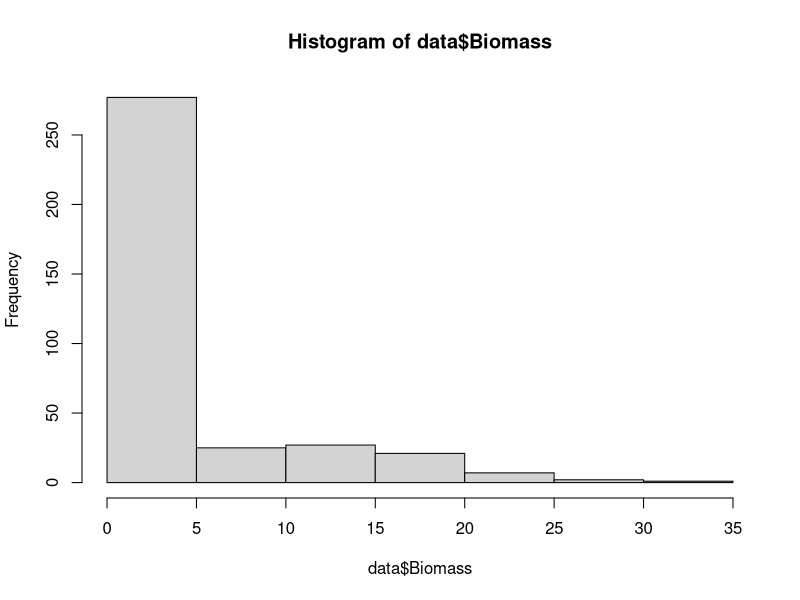
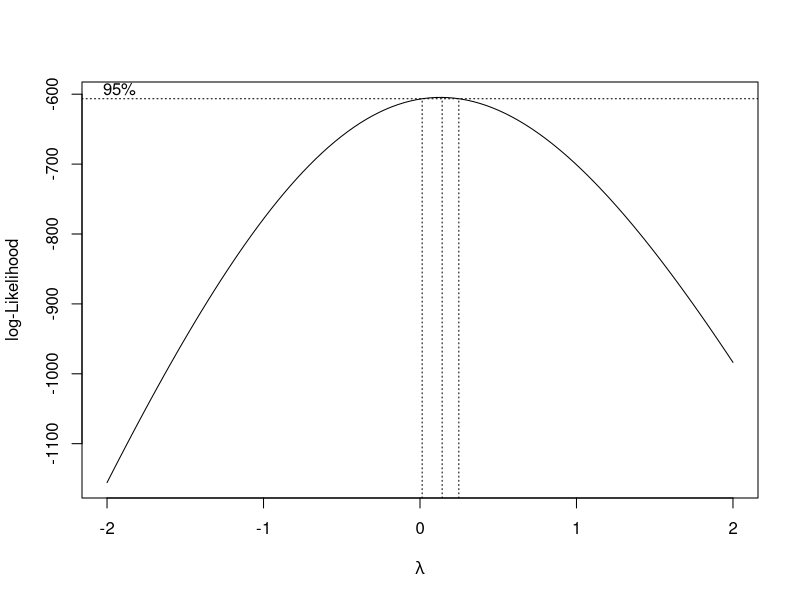
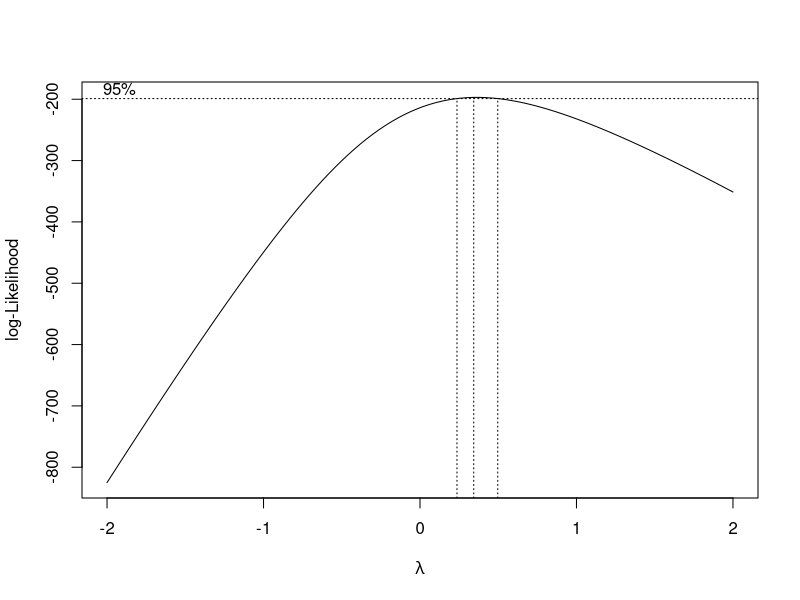

The R script that drew these images, in order: (Note: this script raises an error after producing the figures.)
## ---- chunk 1
knitr::opts_chunk$set(echo = TRUE)
## ---- chunk 2
## load data

data <- read.table("Gradient.data.2014_2016.csv", header=T, sep=",")
data[is.na(data)] <- 0

## load functions
se <- function(x) sqrt(var(x)/length(x))
error.bar <- function(x, y, upper, lower=upper, length=0,...){
if(length(x) != length(y) | length(y) !=length(lower) | length(lower) != length(upper))
stop("vectors must be same length")
arrows(x,y+upper, x, y-lower, angle=90, code=3, length=length, ...)
}
rii <- function(x, j, var)
{
s1 <- subset(x, Microsite == "Shrub", select=var)
o1 <- subset(x, Microsite == "Open", select=var)
return1 <- (s1 - o1) / (s1+o1)
x1 <- x[seq(1, nrow(x), by = 2),]
return2 <- cbind(x1[j], return1)
return2[is.na(return2)] <- 0
return2
}


## load libraries
library(MASS)
library(lsmeans)
## ---- chunk 3
## analyze data

hist(data$Biomass)
shapiro.test(data$Biomass) ## data not normal

## run models with AOV compare residuals
m1 <- aov(Biomass~Exclosure*Gradient*Microsite, data=subset(data, Year=="2014"))
m2 <- aov(Biomass~Exclosure*Gradient*Microsite, data=subset(data, Year=="2016"))

shapiro.test(m1$residuals) # p < 0.001
shapiro.test(m2$residuals) # p < 0.001

## boxcox transformation

box1 <- boxcox(Biomass~Exclosure*SWC.initial*Microsite, data=subset(data, Year=="2014"))
box2 <- boxcox(Biomass~Exclosure*as.factor(Gradient)*Microsite, data=subset(data, Year=="2016"))

## extract lambda for 2014
box2014 <- data.frame(cbind(box1$x,box1$y))
colnames(box2014) <- c("x","y")
box2014.y <- max(box2014[,"y"]) #extract optimal lambda y value
lambda.vals <- box2014[box2014$y==box2014.y,] ## match with lambda value
lambda <- lambda.vals[,1]

##transform data ((x^λ)-1)/λ

Biomass.trans <- ((subset(data, Year=="2014", Biomass)^lambda)-1)/lambda
m1 <- aov(Biomass.trans~Exclosure*SWC.initial*Microsite, data=subset(data, Year=="2014"))
Biomass2014 <- Biomass.trans

## extract lambda for 2016
box2016 <- data.frame(cbind(box2$x,box2$y))
colnames(box2016) <- c("x","y")
box2016.y <- max(box2016[,"y"]) #extract optimal lambda y value
lambda.vals <- box2016[box2016$y==box2016.y,] ## match with lambda value
lambda <- lambda.vals[,1]

##transform data ((x^λ)-1)/λ

Biomass.trans <- ((subset(data, Year=="2016", Biomass)^lambda)-1)/lambda
m2 <- aov(Biomass.trans~Exclosure*SWC.initial*Microsite, data=subset(data, Year=="2016"))
Biomass2016 <- Biomass.trans


## interaction plots for exclosure by microsite
Biomass.trans <-c(Biomass2014,Biomass2016) ## combine transformed data
data[,"Biomass.trans"] <- Biomass.trans ##attached transformed data to dataset
dat2014 <- subset(data, Year=="2014") # subset2014
dat2016 <- subset(data, Year=="2016") # subset2016
## ---- chunk 4
## rii for exclosure vs microsite
rii.dat <- rii(data, 2:10, 18:19)

xax <- c(1.1,1.9)
means.rii <- aggregate(rii.dat, by=list(Exclosure=rii.dat$Exclosure,Year=rii.dat$Year), mean)
se.rii <- aggregate(rii.dat, by=list(Exclosure=rii.dat$Exclosure,Year=rii.dat$Year), se)

par(mar=c(4.5,4.5,0.5,0.5))
plot(xax+0.1, means.rii[means.rii$Exclosure=="N","Biomass"], ylab="RII biomass",xlab="Year", xaxt="n", xlim=c(0.8,2.2), ylim=c(-0.2,1.1), pch=21, bg="Black", cex=2, cex.axis=1.5, cex.lab=1.8)
error.bar(xax+0.1, means.rii[means.rii$Exclosure=="N","Biomass"],se.rii[means.rii$Exclosure=="N","Biomass"]*2, lwd=2.5)
axis(1, xax, c("2014","2016"), cex.axis=1.5)
abline(h=0, lty=2, lwd=2)

#plot(xax[1:2], means.rii[means.rii$Exclosure=="Y","Biomass"], ylab="RII biomass",xlab="Year", xaxt="n", xlim=c(0.8,2.2), ylim=c(-0.2,1), pch=21, bg="Grey60", cex=2, cex.axis=1.5, cex.lab=1.8)
error.bar(xax-0.1, means.rii[means.rii$Exclosure=="Y","Biomass"],se.rii[means.rii$Exclosure=="Y","Biomass"]*2, lwd=2.5)
points(xax-0.1, means.rii[means.rii$Exclosure=="Y","Biomass"], ylab="RII biomass", bg="Grey80", pch=21, cex=2)
legend(1.78, 1.08, c("- consumers","+ consumers"), pch=21, pt.bg=c("Grey80","Black"), cex=1.3)


## compare soil moisture with microsite
shrub.2014 <- subset(dat2014, Microsite=="Shrub")
open.2014 <- subset(dat2014, Microsite=="Open")
shrub.2016 <- subset(dat2016, Microsite=="Shrub")
open.2016 <- subset(dat2016, Microsite=="Open")
## ---- chunk 5
## shrub and open with soil moisture

box1 <- boxcox(Biomass~SWC.initial, data=shrub.2014)

## extract lambda for 2014
box2014 <- data.frame(cbind(box1$x,box1$y))
colnames(box2014) <- c("x","y")
box2014.y <- max(box2014[,"y"]) #extract optimal lambda y value
lambda.vals <- box2014[box2014$y==box2014.y,] ## match with lambda value
lambda <- lambda.vals[,1]

Biomass.trans <- ((shrub.2014$Biomass^lambda)-1)/lambda
m1 <- lm(Biomass.trans~SWC.initial, data=shrub.2014)

box2 <- boxcox(Biomass~SWC.initial, data=open.2014)

## extract lambda for 2014
box2014 <- data.frame(cbind(box2$x,box2$y))
colnames(box2014) <- c("x","y")
box2014.y <- max(box2014[,"y"]) #extract optimal lambda y value
lambda.vals <- box2014[box2014$y==box2014.y,] ## match with lambda value
lambda <- lambda.vals[,1]

Biomass.trans <- ((subset(data, Year=="2014", Biomass)^lambda)-1)/lambda
m2 <- lm(Biomass.trans~SWC.initial, data=open.2014)

par(mfrow=c(1,2))
par(mar=c(4.5,4.5,0.5,0.5))
plot(shrub.2014$SWC.initial, shrub.2014$Biomass.trans, ylim=c(-2,6), pch=19, xlim=c(8,50), ylab="transformed biomass", xlab="soil moisture (%)", cex.axis=1.5, cex.lab=1.8)
points(open.2014$SWC.initial, open.2014$Biomass.trans, pch=21, bg="Grey80")
#m3 <- lm(Biomass.trans~SWC.initial, data=shrub.2014)
abline(m1, lwd=4)
#m4 <- lm(Biomass.trans~SWC.initial, data=open.2014)
abline(m2, lwd=4, col="Grey60")
text(10,6, "2014", cex=1.5)

## 2016

box3 <- boxcox(Biomass~SWC.initial, data=shrub.2016, plotit=F)

## extract lambda for 2014
box2016 <- data.frame(cbind(box3$x,box3$y))
colnames(box2016) <- c("x","y")
box2016.y <- max(box2016[,"y"]) #extract optimal lambda y value
lambda.vals <- box2016[box2016$y==box2016.y,] ## match with lambda value
lambda <- lambda.vals[,1]

Biomass.trans <- ((shrub.2016$Biomass^lambda)-1)/lambda
m3 <- lm(Biomass.trans~SWC.initial, data=shrub.2016)

box4 <- boxcox(Biomass~SWC.initial, data=open.2016, plotit=F)

## extract lambda for 2014
box2016 <- data.frame(cbind(box4$x,box4$y))
colnames(box2016) <- c("x","y")
box2016.y <- max(box2016[,"y"]) #extract optimal lambda y value
lambda.vals <- box2016[box2016$y==box2016.y,] ## match with lambda value
lambda <- lambda.vals[,1]

Biomass.trans <- ((open.2016$Biomass^lambda)-1)/lambda
m4 <- lm(Biomass.trans~SWC.initial, data=open.2016)


plot(shrub.2016$SWC.initial, shrub.2016$Biomass.trans, pch=19,xlim=c(8,50), ylim=c(-2,6), ylab="", xlab="soil moisture (%)", cex.axis=1.5, cex.lab=1.8)
points(open.2016$SWC.initial, open.2016$Biomass.trans, pch=21, bg="Grey80")
m3 <- lm(Biomass.trans~SWC.initial, data=shrub.2016)
abline(m3, lwd=4)
m4 <- lm(Biomass.trans~SWC.initial, data=open.2016)
text(10,6, "2016", cex=1.5)
legend(10,-1.0, c("shrub","open"), pch=21, pt.bg=c("Black","Grey80"), cex=1.3)
#abline(m4, lwd=2, lty=3)

## ---- chunk 6
## compare abundance and richness

m1 <- glm.nb(abundance ~ Microsite * Exclosure * SWC.initial, data=dat2014)
m2 <- glm.nb(abundance ~ Microsite * Exclosure * SWC.initial, data=dat2016)

m3 <- glm.nb(richness ~ Microsite * Exclosure * SWC.initial, data=dat2014)
m4 <- glm.nb(richness ~ Microsite * Exclosure * SWC.initial, data=dat2016)

#summary(m1)
#summary(m2)
#summary(m3)
#summary(m4)

anova(m1)
anova(m2)
anova(m3)
anova(m4)
## ---- chunk 7
## brome analyses

m1 <- glm.nb(brome ~ Microsite * Exclosure * SWC.initial, data=dat2014)
m2 <- glm.nb(nbrome ~ Microsite * Exclosure * SWC.initial, data=dat2014)

m3 <- glm.nb(brome ~ Microsite * Exclosure * SWC.initial, data=dat2016)
m4 <- glm.nb(nbrome ~ Microsite * Exclosure * SWC.initial, data=dat2016)

## converting species into a factor
data2 <- rbind(data,data)
abundance2 <- c(data$brome,data$nbrome)
species <- c(rep("brome", length(data[,1])),rep("nbrome", length(data[,1])))
data2["species"] <- species
data2["abundance2"] <- abundance2

par(mfrow=c(1,2))
par(mar=c(4.5,4.5,0.5,0.5))

## species vs microsite 2014
data214 <- subset(data2, Year=="2014")

means <- aggregate(data214, by=list(micro=data214$Microsite, species=data214$species), mean)
ses <- aggregate(data214, by=list(micro=data214$Microsite, species=data214$species), se)

interaction.plot(data214$Microsite, data214$species, data214$abundance2, ylab="plant abundance",xlab="Microsite", ylim=c(0,140), legend=F, cex.axis=1.5,cex.lab=1.8, lwd=3)
error.bar(c(1,2),means[means["species"]=="brome","abundance2"],ses[ses["species"]=="brome","abundance2"], lwd=2)
points(c(1,2),means[means["species"]=="brome","abundance2"], pch=21, bg="Grey80", cex=1.8)
error.bar(c(1,2),means[means["species"]=="nbrome","abundance2"],ses[ses["species"]=="nbrome","abundance2"], lwd=2)
points(c(1,2),means[means["species"]=="nbrome","abundance2"], pch=21, bg="Black", cex=1.8)
text(1, 140, c("2014"), cex=1.5)

## species vs microsite 2014
data216 <- subset(data2, Year=="2016")

means <- aggregate(data216, by=list(micro=data216$Microsite, species=data216$species), mean)
ses <- aggregate(data216, by=list(micro=data216$Microsite, species=data216$species), se)

interaction.plot(data216$Microsite, data216$species, data216$abundance2, ylab="plant abundance",xlab="Microsite", ylim=c(0,140), legend=F, cex.axis=1.5,cex.lab=1.8, lwd=3)
error.bar(c(1,2),means[means["species"]=="brome","abundance2"],ses[ses["species"]=="brome","abundance2"], lwd=2)
points(c(1,2),means[means["species"]=="brome","abundance2"], pch=21, bg="Grey80", cex=1.8)
error.bar(c(1,2),means[means["species"]=="nbrome","abundance2"],ses[ses["species"]=="nbrome","abundance2"], lwd=2)
points(c(1,2),means[means["species"]=="nbrome","abundance2"], pch=21, bg="Black", cex=1.8)
legend(1,20, c("subordinates",expression(italic("B. madritensis"))), pch=21, pt.bg=c("Black","Grey80"), cex=1.3)
text(1, 140, c("2016"), cex=1.5)


##pairwise comparisons

m5 <- glm.nb(abundance2~species *Microsite, data=subset(data2, Year=="2014"))
m6 <- glm.nb(abundance2~species *Microsite, data=subset(data2, Year=="2016"))

anova(m5)
anova(m6)


lsmeans(m5, pairwise~Microsite * species, adjust="tukey")
lsmeans(m6, pairwise~Microsite * species, adjust="tukey")
## ---- chunk 8

## permutation RII to compare effects

perm.rii <- function(x, treatment, control.var, treat.var, variable,perm){
s1 <- subset(x, x[,treatment] == treat.var, select=variable) ## subset the treatment group
o1 <- subset(x, x[,treatment] == control.var, select=variable)  ## subset the control group
min.samp <- min(length(s1[,1]),length(o1[,1]))  ## minimum number of samples
rii.avg.total <- c() ## set up blank mean vector
rii.se.total <- c() ## set up blank mean vector
for (i in 1:perm){ ##loop the sampling of treatment and control groups and calculate RII
set.seed(i) ## control randomization to return same values
treat.samp<- sample(s1[,variable],min.samp)
control.samp<-sample(o1[,variable],min.samp)
return1 <- (treat.samp - control.samp) / (treat.samp+control.samp)
rii.avg <- mean(return1)
rii.se <- se(return1)
rii.avg.total <- c(rii.avg.total,rii.avg) ## bind all the means together
rii.se.total <- c(rii.se.total,rii.se) ## bind all the confidence intervals together
}
rii.avg <- mean(rii.avg.total)
rii.se <- mean(rii.se.total)
treat <- c(treatment)
rii.results <- data.frame(factor=treat,average=rii.avg,error=rii.se)
print(rii.results)
}

## 2014
consumer2014 <- perm.rii(dat2014, treatment="Exclosure", control.var="N", treat.var="Y", variable="Biomass", 999) ## consumer
microsite2014 <- perm.rii(dat2014, treatment="Microsite", control.var="Open", treat.var="Shrub", variable="Biomass", 999) ## microsite
water2014 <- perm.rii(dat2014, treatment="Watered", control.var="N", treat.var="Y", variable="Biomass", 999) ## water

## 2016
consumer2016 <- perm.rii(dat2016, treatment="Exclosure", control.var="N", treat.var="Y", variable="Biomass", 999) ## consumer
microsite2016 <- perm.rii(dat2016, treatment="Microsite", control.var="Open", treat.var="Shrub", variable="Biomass", 999) ## microsite
water2016 <- perm.rii(dat2016, treatment="Watered", control.var="N", treat.var="Y", variable="Biomass", 999) ## water

rii.vals <- rbind(consumer2014,microsite2014,water2014,consumer2016,microsite2016,water2016)
rii.vals[,"Year"] <- c(rep("2014",3),rep("2016",3))

# xax <- seq(1,6,1)
# par(mar=c(4.5,4.5,0.5,0.5))
# plot(xax,rii.vals[,"average"], pch=19, ylim=c(-0.2,0.8), ylab="RII Biomass", xlab="", xaxt="n", cex=1.5, cex.axis=1.5, cex.lab=1.5)
# error.bar(xax,rii.vals[,"average"],rii.vals[,"error"])
# text(2, 0.8, c("2014"), cex=1.8)
# text(5, 0.8, c("2016"), cex=1.8)
# abline(h=0, lty=2, lwd=2)
# abline(v=3.5, lwd=2)
# axis(1, xax, c("exclosure","shrub","water","exclosure","shrub","water"), cex.axis=1.5)


## compare effects between groups
perm.rii <- function(x, treatment, control.var, treat.var, variable,perm){
s1 <- subset(x, x[,treatment] == treat.var, select=variable) ## subset the treatment group
o1 <- subset(x, x[,treatment] == control.var, select=variable)  ## subset the control group
min.samp <- min(length(s1[,1]),length(o1[,1]))  ## minimum number of samples
rii.avg.total <- c() ## set up blank mean vector
rii.se.total <- c() ## set up blank mean vector
for (i in 1:perm){ ##loop the sampling of treatment and control groups and calculate RII
set.seed(i) ## control randomization to return same values
treat.samp<- sample(s1[,variable],min.samp)
control.samp<-sample(o1[,variable],min.samp)
return1 <- (treat.samp - control.samp) / (treat.samp+control.samp)
rii.avg <- mean(return1)
rii.se <- se(return1)
rii.avg.total <- c(rii.avg.total,rii.avg) ## bind all the means together
rii.se.total <- c(rii.se.total,rii.se) ## bind all the confidence intervals together
}
rii.avg <- mean(rii.avg.total)
rii.se <- mean(rii.se.total)
treat <- c(treatment)
rii.results <- data.frame(factor=treat,average=rii.avg,error=rii.se)
print(rii.avg.total)
}


## 2014
consumer2014 <- perm.rii(dat2014, treatment="Exclosure", control.var="N", treat.var="Y", variable="Biomass", 999) ## consumer
microsite2014 <- perm.rii(dat2014, treatment="Microsite", control.var="Open", treat.var="Shrub", variable="Biomass", 999) ## microsite
water2014 <- perm.rii(dat2014, treatment="Watered", control.var="N", treat.var="Y", variable="Biomass", 999) ## water

## 2016
consumer2016 <- perm.rii(dat2016, treatment="Exclosure", control.var="N", treat.var="Y", variable="Biomass", 999) ## consumer
microsite2016 <- perm.rii(dat2016, treatment="Microsite", control.var="Open", treat.var="Shrub", variable="Biomass", 999) ## microsite
water2016 <- perm.rii(dat2016, treatment="Watered", control.var="N", treat.var="Y", variable="Biomass", 999) ## water

conf95 <- function(x) {quantile(x, probs = c(0.025,0.975))} ## calculate confidence interval
conf95.boot <- rbind(conf95(consumer2014),conf95(microsite2014),conf95(water2014),conf95(consumer2016),conf95(microsite2016),conf95(water2016))
rownames(conf95.boot) <- c("consumer2014","microsite2014","water2014","consumer2016","microsite2016","water2016")

## extend confidence bars for microsite
conf95.boot[2,1] <- conf95.boot[2,1]-0.01
conf95.boot[2,2] <- conf95.boot[2,2]+0.01
conf95.boot[5,1] <- conf95.boot[5,1]-0.01
conf95.boot[5,2] <- conf95.boot[5,2]+0.01
## ---- chunk 9

## plot differences

xax <- seq(1,6,1)
par(mar=c(4.5,4.5,0.5,0.5))
plot(xax,rii.vals[,"average"], pch=19, ylim=c(-0.2,0.8), ylab="RII Biomass", xlab="", xaxt="n", cex=1.3, cex.axis=1.3, cex.lab=1.5)
arrows(xax,conf95.boot[,2], xax, conf95.boot[,1], angle=90, code=3, length=0, lwd=2)
text(2, 0.8, c("2014"), cex=1.5)
text(5, 0.8, c("2016"), cex=1.5)
abline(h=0, lty=2, lwd=2)
abline(v=3.5, lwd=1)
axis(1, xax, c("exclosure","shrub","water","exclosure","shrub","water"), cex.axis=1.3)
## ---- chunk 10
rii<-read.csv("rii.csv")
str(rii)

count.zero <- function(x) {
count = 0 
for(i in 1:length(x)) 
{
if(x[i] == 0)
{
count = count + 1
}
}
return(count)
}

count.positive <- function(x) {
count = 0 
for(i in 1:length(x)) 
{
if(x[i] > 0)
{
count = count + 1
}
}
return(count)
}

count.negative <- function(x) {
count = 0 
for(i in 1:length(x)) 
{
if(x[i] < 0)
{
count = count + 1
}
}
return(count)
}

#quick net counts
neutrals <-count.zero(rii$Biomass)
negatives <-count.negative(rii$Biomass)
positives <-count.positive(rii$Biomass)
rii.counts<-c(neutrals, negatives, positives)
barplot(rii.counts)

#rii.freq rules: if <0.01 = 0, all others -1 or +1
boxplot(rii$rii.freq~rii$Gradient)
c1<-chisq.test(rii$rii.freq, rii$Gradient, simulate.p.value = TRUE, B = 10000)
c1

rii$Year <-as.factor(rii$Year)
rii$Gradient <-as.factor(rii$Gradient)
library(ggplot2)
qplot(Gradient, rii.freq, data=rii, geom="boxplot", facets = Year~.)

#so based on qplot, in 2016 you did not have 6 levels. so should treat 2014 as only test for water gradient?

#so subset out 2014 to test SGH with water addition
library(dplyr)
yr.2014 <-rii %>% filter(Year == "2014")
c3<-chisq.test(yr.2014$rii.freq, yr.2014$Gradient, simulate.p.value = TRUE, B = 10000)
c3

#LOL - no support for SGH still
